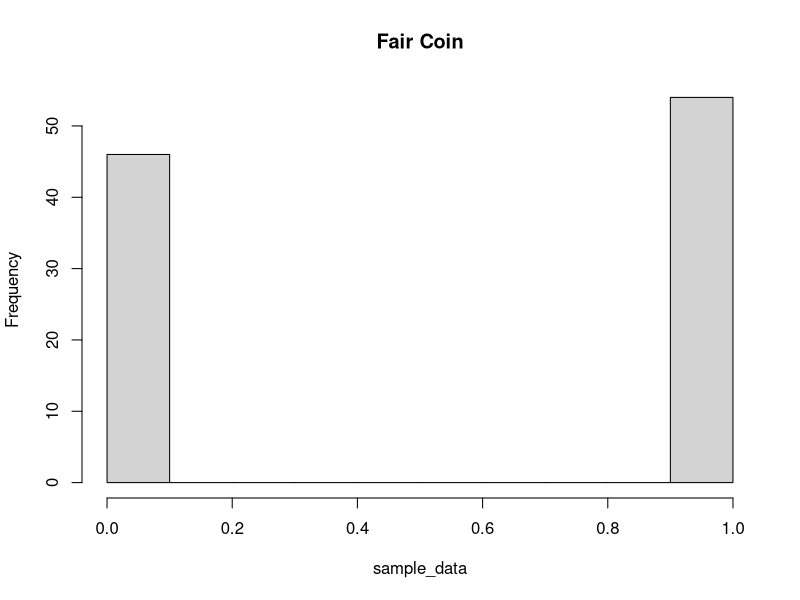
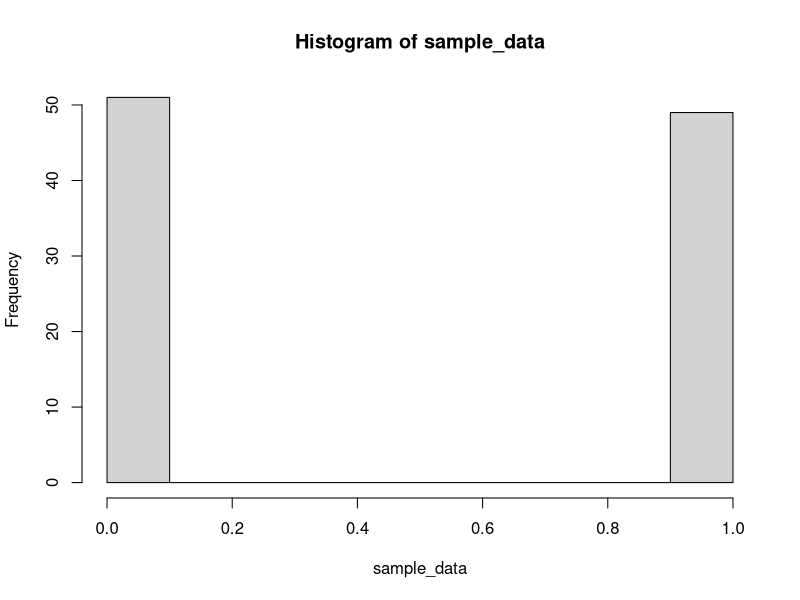
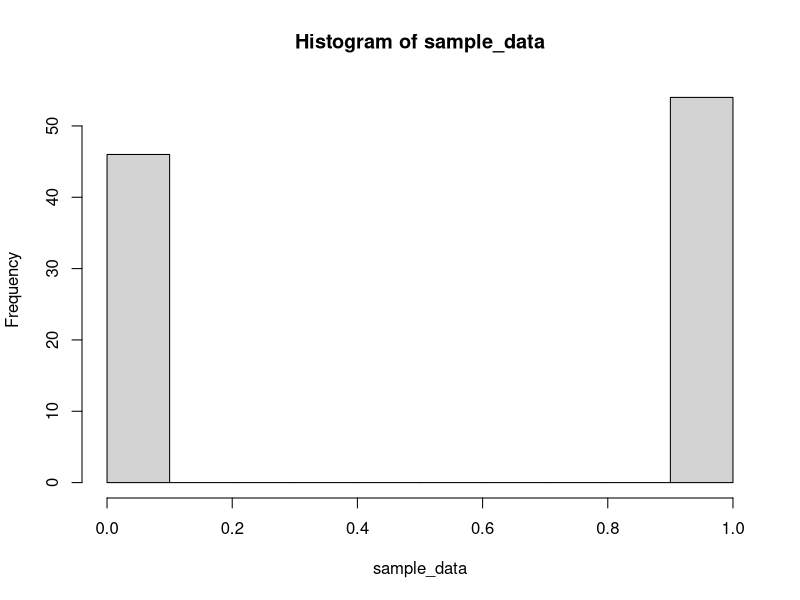
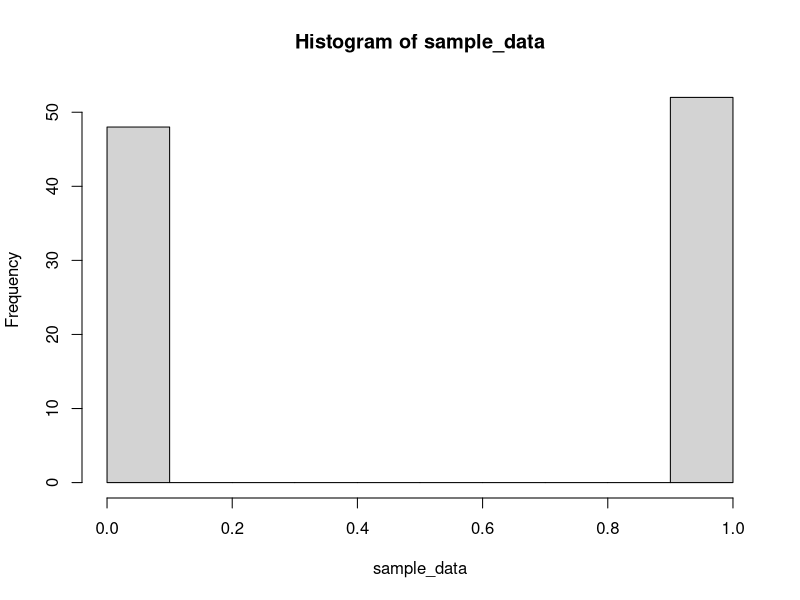
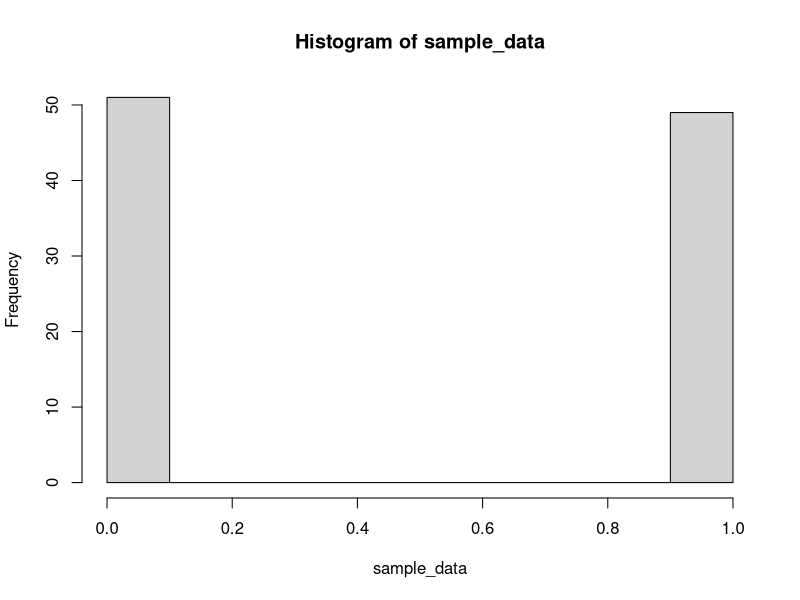
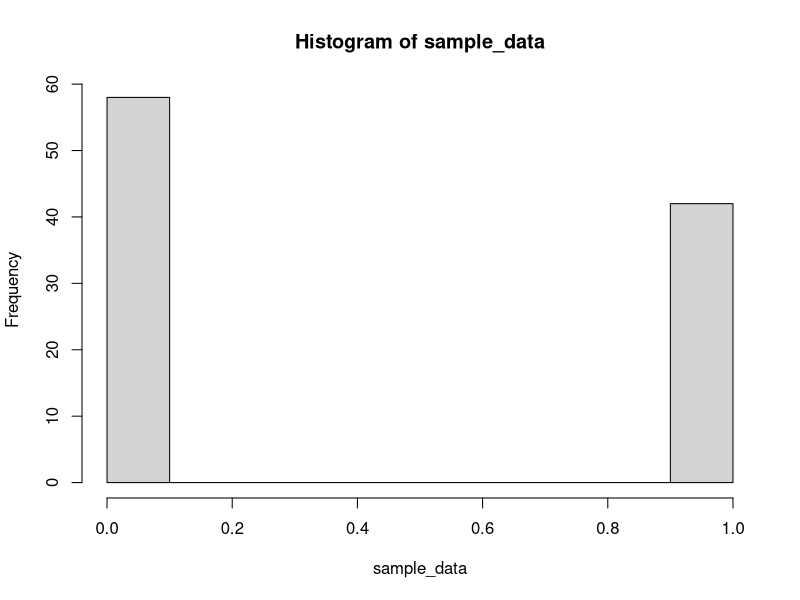
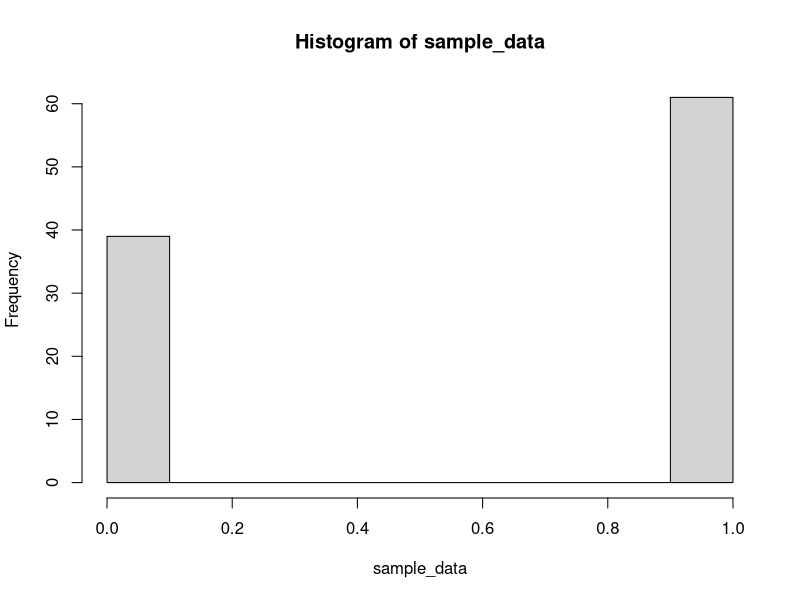
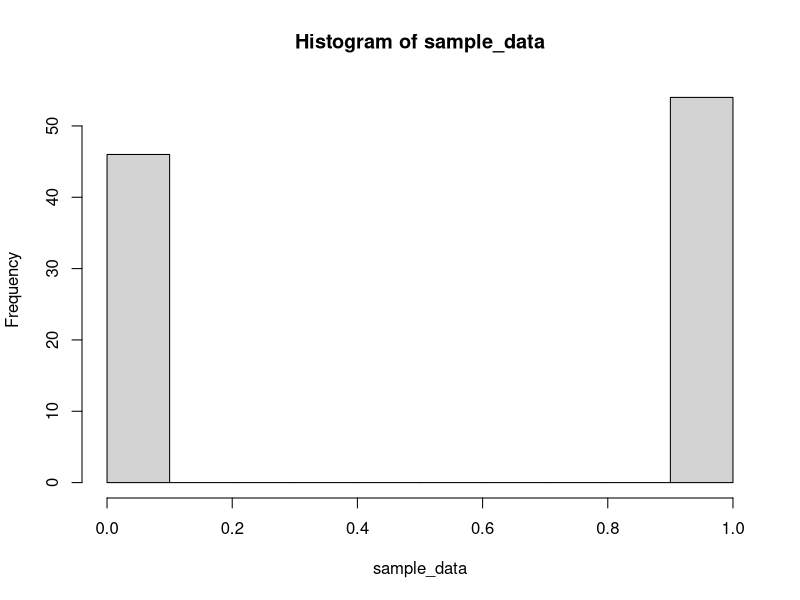

Write R code to recreate these figures, in order.
## ---- chunk 1
num_trials <- 100
num_expts <- 10
## ---- chunk 2
sample_data <- sample(0:1, num_trials, replace = TRUE)
mean(sample_data)
hist(sample_data, main = "Fair Coin")
## ---- chunk 3
for (i in 1:num_expts) {
  sample_data <- sample(0:1, num_trials, replace = TRUE)
  mean(sample_data)
  hist(sample_data)
}
## ---- chunk 4
fair_coin_flips <- function(num_expts, num_trials) {
  for (i in 1:num_expts) {
    sample_data <- sample(0:1, num_trials, replace = TRUE)
    print(mean(sample_data))
  }
}
## ---- chunk 5
clt <- function(num_expts, num_trials) {
  sample_means1 <- numeric(num_expts)
  for (i in 1:num_expts) {
    m <- mean(sample(0:1, num_trials, replace = TRUE))
    sample_means1[i] <- m
  }
  hist(sample_means1) #vectors created in function aren't global
}


trials <- 100
clt(10, trials)
clt(100, trials)
clt(1000, trials)
clt(10000, trials)
clt(100000, trials)
## ---- chunk 6
num_trials <- 1000
fair_coin_flips <- sample(0:1, num_trials, replace = TRUE)
mean(fair_coin_flips)
## ---- chunk 7
sample_means2 <- numeric(num_trials)
for (i in 1:num_trials) {
  fair_coin_flips <- sample(0:1, i, replace = TRUE)
  sample_means2[i] <- mean(fair_coin_flips)
}
hist(sample_means2)
## ---- chunk 8
sample_means3 <- numeric(num_trials)
for (i in 1:num_trials) {
  unfair_coin_flips <- sample(0:1, i, replace = TRUE, prob = c(0.2, 0.8))
  sample_means3[i] <- mean(unfair_coin_flips)
}
hist(sample_means3)
## ---- chunk 9
loln <- function(p, num) {
  sample_means4 <- numeric(num)
  for (i in 1:num) {
    coin_flips <- sample(0:1, i, replace = TRUE, prob = c(1-p, p))
    sample_means4[i] <- mean(coin_flips)
  }
  hist(sample_means4, main = "Sample Means")
}

loln(0.3, 10)
loln(0.3, 100)
loln(0.3, 1000)

loln(0.8, 10)
loln(0.8, 100)
loln(0.8, 1000)
